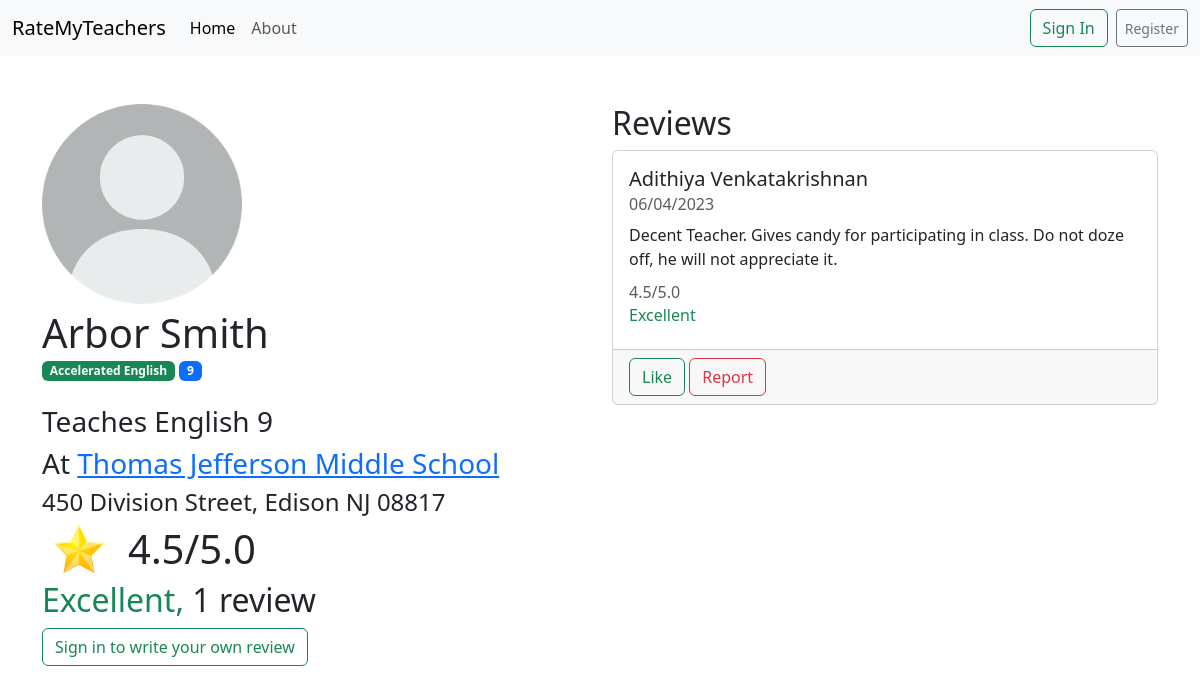
The page /info/teacher/2 on the database its author committed.
### school_teachers/models.py (models this page shows, shortened)
class Teacher(models.Model):
    name = models.CharField(max_length=200)
    teaching = models.CharField(max_length=200, blank=True)
    classes = models.JSONField(blank=True, default=list)
    grades = models.JSONField(blank=True, default=list)
    school = models.ForeignKey(School, on_delete=models.CASCADE)
    overall_rating = models.FloatField(blank=True, default=5.0)
    comments = models.JSONField(blank=True, default=list)

class School(models.Model):
    name = models.CharField(max_length=200)
    teachers = models.ManyToManyField('Teacher', blank=True, related_name='teachers')
    year_founded = models.IntegerField(blank=True)
    address = models.CharField(max_length=400, blank=True)
    principal = models.CharField(max_length=200, blank=True)

### school_teachers/views.py (the view)
# urls.py: path("teacher/<int:teacher_id>", views.teacher_info, name="register"),
def teacher_info(request, teacher_id):
    if request.method == "POST":
        form = ReviewForm(request.POST)
        try:
            teacher = Teacher.objects.get(id=teacher_id)
            teacher.comments.append({
                "student": f"{request.user.first_name} {request.user.last_name}",
                "date": datetime.now().strftime("%m/%d/%Y"),
                "review": form.data.get("review"),
                "rating": float(form.data.get("rating"))
            })
            teacher.overall_rating = sum([x["rating"] for x in teacher.comments]) / len(teacher.comments)
            teacher.save()
            return redirect(f"/info/teacher/{teacher_id}")
        except Teacher.DoesNotExist:
            return render(request, "base/404.html", status=404)
    else:
        form = ReviewForm()
        try:
            teacher = Teacher.objects.get(id=teacher_id)
        except Teacher.DoesNotExist:
            return render(request, "base/404.html", status=404)
        context = {
            "teacher": teacher.name,
            "teaching": teacher.teaching if teacher.teaching else "N/A",
            "school": teacher.school.name,
            "school_id": teacher.school.id,
            "school_address": teacher.school.address,
            "overall_rating": round(teacher.overall_rating, 1),
            "comments": teacher.comments,
            "classes": teacher.classes,
            "grades": teacher.grades,
            "how_many_comments": len(teacher.comments),
            "form": form if request.user.is_authenticated else None
        }
    return render(request, "school_teachers/teacher_info.html", context=context)

### templates/school_teachers/teacher_info.html
{% extends "base/base.html" %}
{% load crispy_forms_tags %}
{% block content %}
    <br><br>
    <div class="container text-left">
        <div class="row">
            <div class="col">
                <img src="/static/default.png" alt="default profile picture" width="200px">
                <h1 style="margin: 5px 0 0;">{{ teacher }}</h1>
                {% for class in classes %}
                    <span class="badge text-bg-success" style="">{{ class }}</span>
                {% endfor %}
                {% for grade in grades %}
                    <span class="badge text-bg-primary" style="">{{ grade }}</span>
                {% endfor %}
                <br>
                <br>
                <h3>Teaches {{ teaching }}</h3>
                <h3>At <a href="/info/school/{{ school_id }}">{{ school }}</a></h3>
                <h4>{{ school_address }}</h4>
                <div style="display: inline-block">
                    <div class="container text-center">
                        <div class="row">
                            <div class="col">
                                <img src="/static/favicon.png" width="50px" alt="star">
                            </div>
                            <div class="col">
                                <h1>{{ overall_rating }}/5.0</h1>
                            </div>
                        </div>
                    </div>
                </div>
                <h2>
                    {% if overall_rating > 4.0 %}
                        <span class="text-success">Excellent,</span>
                    {% elif overall_rating > 3.0 %}
                        <span class="text-primary">Good,</span>
                    {% elif overall_rating > 2.0 %}
                        <span class="text-warning">Average,</span>
                    {% else %}
                        <span class="text-danger">Poor,</span>
                    {% endif %}
                    {% if how_many_comments == 0 %}
                        <span class="text-danger">0 reviews.</span>
                    {% else %}
                        {{ how_many_comments }} {% if how_many_comments == 1 %} review {% else %} reviews {% endif %}
                    {% endif %}
                </h2>
                {% if user.is_authenticated %}
                    <button type="button" class="btn btn-outline-success" data-bs-toggle="modal"
                            data-bs-target="#exampleModal">Write your own review
                    </button>
                    <div class="modal fade" id="exampleModal" tabindex="-1" aria-labelledby="exampleModalLabel"
                         aria-hidden="true">
                        <div class="modal-dialog">
                            <div class="modal-content">
                                <form method="post">
                                    <div class="modal-header">
                                        <h1 class="modal-title fs-5" id="exampleModalLabel">Submit your review</h1>
                                        <button type="button" class="btn-close" data-bs-dismiss="modal"
                                                aria-label="Close"></button>
                                    </div>
                                    <div class="modal-body">
                                        <p>
                                            When writing your review, keep the following points in mind:
                                        <ul>
                                            <li><b>Do not harass or attempt to hate on any teachers.</b> This review
                                                is meant for future students to understand their teachers, not to hate
                                                on teachers.
                                            </li>
                                            <li><b>Do not go off-topic.</b> This is not your group chat for you
                                                and your friends to talk with each other. Please refrain from doing so.
                                            </li>
                                            <li><b>Do not use profanity.</b> This is a school website, and we do not
                                                want to see any profanity.
                                            </li>
                                            <li><b>Do not use this as a way to get back at teachers.</b> This is
                                                meant for future students to understand their teachers, not to get back
                                                at teachers.
                                            </li>
                                            <li><b>Be honest.</b> Don't try to fool other students or be unhelpful.
                                                The goal is to help one another.
                                            </li>
                                        </ul>
                                        Remember, all reviews are moderated. If you do not follow these rules,
                                        your review will be deleted and you may be banned from using this
                                        website.
                                        <br>
                                        Talk about some of your teacher's quirks, pros, cons, etc.
                                        </p>
                                        {% csrf_token %}
                                        {{ form|crispy }}
                                    </div>
                                    <div class="modal-footer">
                                        <button type="button" class="btn btn-secondary" data-bs-dismiss="modal">Close
                                        </button>
                                        <button type="submit" class="btn btn-primary">Save changes</button>
                                    </div>
                                </form>
                            </div>
                        </div>
                    </div>
                {% else %}
                    <button type="button" class="btn btn-outline-success"
                            onclick="document.location.href = '/accounts/login'">
                        Sign in to write your own review
                    </button>
                {% endif %}
            </div>
            <div class="col">
                <h2>Reviews</h2>
                {% for comment in comments %}
                    <div class="card">
                        <div class="card-body">
                            <h5 class="card-title">{{ comment.student }}</h5>
                            <h6 class="card-subtitle mb-2 text-muted">{{ comment.date }}</h6>
                            <p class="card-text">{{ comment.review }}</p>
                            <h6 class="card-subtitle mb-2 text-muted">{{ comment.rating }}/5.0</h6>
                            <h6 class="card-subtitle mb-2 text-muted">
                                {% if comment.rating > 4.0 %}
                                    <span class="text-success">Excellent</span>
                                {% elif comment.rating > 3.0 %}
                                    <span class="text-primary">Good</span>
                                {% elif comment.rating > 2.0 %}
                                    <span class="text-warning">Average</span>
                                {% else %}
                                    <span class="text-danger">Poor</span>
                                {% endif %}
                            </h6>
                        </div>
                        <div class="card-footer text-body-secondary">
                            <button class="btn btn-outline-success" onclick="alert('Not Implemented')">Like</button>
                            <button class="btn btn-outline-danger" onclick="alert('Not Implemented')">Report</button>
                        </div>
                    </div>
                    <br>
                {% endfor %}
            </div>
        </div>
    </div>
{% endblock %}

### rows shown on the page
Teacher: name "Arbor Smith", teaching "English 9"
School: name "Thomas Jefferson Middle School", address "450 Division Street, Edison NJ 08817"

### other values the page prints
{{ class }} "Accelerated English"
{{ grade }} "9"
{{ overall_rating }} "4.5"
{{ how_many_comments }} "1"
{{ comment.student }} "Adithiya Venkatakrishnan"
{{ comment.date }} "06/04/2023"
{{ comment.review }} "Decent Teacher. Gives candy for participating in class. Do not doze off, he will not appreciate it."
{{ comment.rating }} "4.5"
